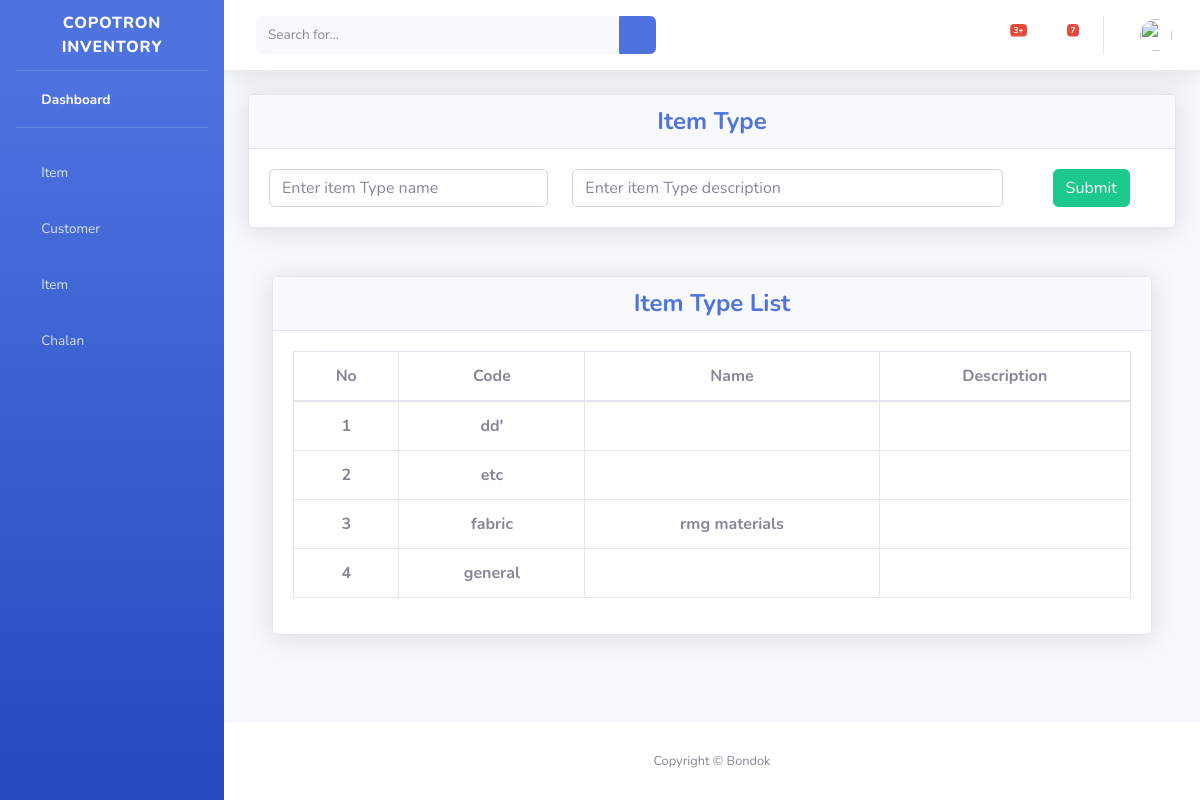
The app's page /item/item-type with its own data.
### item/models.py (models this page shows, shortened)
class ItemType(models.Model):
    name = models.CharField(max_length=50, null=True, blank=True)
    description = models.TextField(null=True, blank=True)
    class Meta:
        db_table = 'item_type'

### item/views.py (the view, shortened to what this page needs)
# urls.py: path("item-type", views.ItemTypeView.as_view(), name="item-type"),
class ItemTypeView(View):
    form_class = ItemTypeForm
    template_name = "item/item_type.html"
    def get(self, request):
        item_types = ItemType.objects.all().order_by("-id")
        context = {"item_types": item_types}
        return render(request, self.template_name, context)

### item/templates/item/item_type.html (shortened to what this page needs)
{% extends 'base.html' %}
{% load static %}
{% block main %}
<div class="container-fluid">
    <div class="row">
        <div class="col-lg-12 col-md-12 mb-4">
        <div class="card shadow mb-4">
        <div class="card-header py-6" align="center">
            <h4 class="m-0 font-weight-bold text-primary" >Item Type</h4>
        </div>
        <div class="card-body" align="center">
            <form method="POST" id="addUom" action="{% url 'item-type' %}">
                <div class="row">
                    <div class="col-4">
                        <input type="text" name="name"  class="form-control" placeholder="Enter item Type name" required>
                    </div>
                    <div class="col-6">
                        <input type="text" name="description"  class="form-control" placeholder="Enter item Type description">
                    </div>
                    <div class="col-2">
                        <button class="btn btn-success">Submit</button>
                    </div>
                </div>
            </form>
        </div>
        </div>
    </div>
</div>
<div class="container-fluid">
    <div class="row">
        <div class="col-lg-12 col-md-12 mb-4">
            <div class="card shadow mb-4">
            <div class="card-header py-6">
                <h4 class="m-0 font-weight-bold text-center text-primary">Item Type List</h4>
            </div>
            <div class="card-body">
                <div class="table-responsive">
                <table class="table table-bordered text-center" id="dataTable" width="100%" cellspacing="0">
                    <thead>
                    <tr>
                        <th>No</th>
                        <th>Code</th>
                        <th>Name</th>
                        <th>Description</th>
                    </tr>
                    </thead>
                    <tbody>
                        {% for val in item_types %}
                        <tr>
                            <th>{{ forloop.counter }}</th>
                            <th>{{ val.name }}</th>
                            <th>{{ val.description }}</th>
                            <th>{{ val.status }}</th>
                        </tr>
                        {% endfor %}
                    </tbody>
                </table>
                </div>
            </div>
            </div>
        </div>
        </div>
    </div>
</div>
{% endblock %}

### records on screen
ItemType: name "dd'"
ItemType: name "etc"
ItemType: name "fabric", description "rmg materials"
ItemType: name "general"
